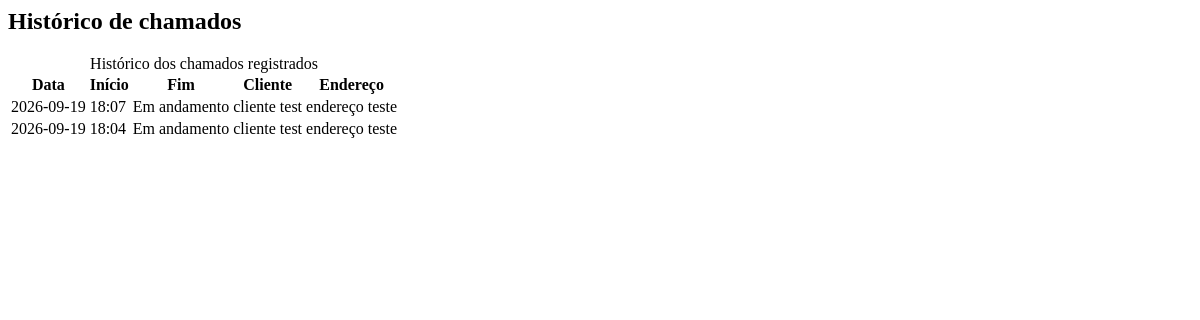
The page /tickets/all on the database as committed earlier.
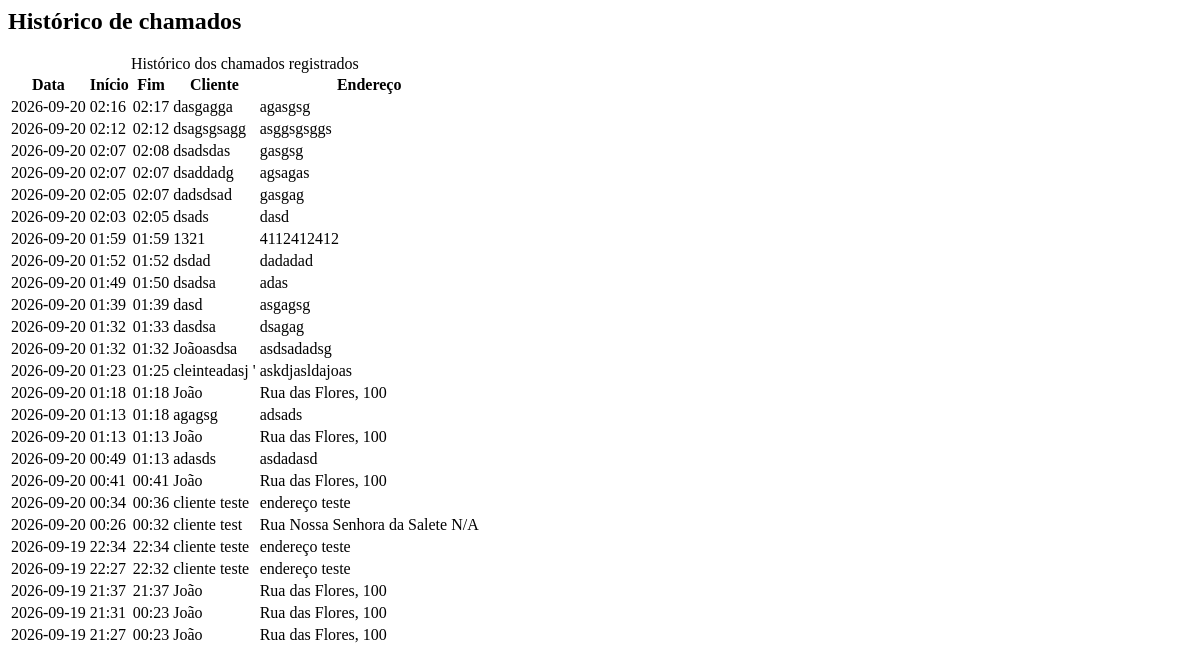
The same page on the database as committed later.
### tables this page shows
CREATE TABLE tickets (
        id INTEGER PRIMARY KEY AUTOINCREMENT,

        service_date DATE NOT NULL,
        start_time TIME NOT NULL,
        end_time TIME,

        address TEXT NOT NULL,
        client TEXT NOT NULL,

        created_at TIMESTAMP DEFAULT CURRENT_TIMESTAMP,
        updated_at TIMESTAMP
    );

### routers/tickets_router.py (the view)
@r.get("/all")
def list_tickets(request: Request):
    tickets = service.find_all()
    return templates.TemplateResponse(request, "tickets/list.html", {"tickets": tickets})

### templates/tickets/list.html
<section aria-labelledby="tickets-list-title">
  <header class="d-flex justify-content-between align-items-center mb-3">
    <h2 id="tickets-list-title" class="h4 mb-0">Histórico de chamados</h2>
  </header>
  <div class="table-responsive">
    <table class="table table-striped table-hover align-middle">
      <caption class="visually-hidden">
        Histórico dos chamados registrados
      </caption>
      <thead class="table-dark">
        <tr>
          <th scope="col">Data</th>
          <th scope="col">Início</th>
          <th scope="col">Fim</th>
          <th scope="col">Cliente</th>
          <th scope="col">Endereço</th>
        </tr>
      </thead>
      <tbody>
        {% for ticket in tickets %}
        <tr>
          <td>
            <time datetime="{{ ticket.service_date }}">
              {{ ticket.service_date }}
            </time>
          </td>
          <td>
            <time> {{ ticket.start_time }} </time>
          </td>
          <td>
            {% if ticket.end_time %}
            <time> {{ ticket.end_time }} </time>
            {% else %}
            <span class="badge bg-primary"> Em andamento </span>
            {% endif %}
          </td>
          <td>{{ ticket.client }}</td>
          <td>{{ ticket.address }}</td>
        </tr>
        {% else %}
        <tr>
          <td colspan="5" class="text-center text-body-secondary py-4">
            Nenhum chamado registrado.
          </td>
        </tr>
        {% endfor %}
      </tbody>
    </table>
  </div>
</section>

Rows that differ between the two databases and show on the page:
added tickets: service_date "2026-09-20", start_time "02:16", end_time "02:17", client "dasgagga", address "agasgsg"
added tickets: service_date "2026-09-20", start_time "02:12", end_time "02:12", client "dsagsgsagg", address "asggsgsggs"
added tickets: service_date "2026-09-20", start_time "02:07", end_time "02:08", client "dsadsdas", address "gasgsg"
added tickets: service_date "2026-09-20", start_time "02:07", end_time "02:07", client "dsaddadg", address "agsagas"
added tickets: service_date "2026-09-20", start_time "02:05", end_time "02:07", client "dadsdsad", address "gasgag"
added tickets: service_date "2026-09-20", start_time "02:03", end_time "02:05", client "dsads", address "dasd"
added tickets: service_date "2026-09-20", start_time "01:59", end_time "01:59", client "1321", address "4112412412"
added tickets: service_date "2026-09-20", start_time "01:52", end_time "01:52", client "dsdad", address "dadadad"
added tickets: service_date "2026-09-20", start_time "01:49", end_time "01:50", client "dsadsa", address "adas"
added tickets: service_date "2026-09-20", start_time "01:39", end_time "01:39", client "dasd", address "asgagsg"
added tickets: service_date "2026-09-20", start_time "01:32", end_time "01:33", client "dasdsa", address "dsagag"
added tickets: service_date "2026-09-20", start_time "01:32", end_time "01:32", client "Joãoasdsa", address "asdsadadsg"
added tickets: service_date "2026-09-20", start_time "01:23", end_time "01:25", client "cleinteadasj '", address "askdjasldajoas"
added tickets: service_date "2026-09-20", start_time "01:18", end_time "01:18", client "João", address "Rua das Flores, 100"
added tickets: service_date "2026-09-20", start_time "01:13", end_time "01:18", client "agagsg", address "adsads"
added tickets: service_date "2026-09-20", start_time "01:13", end_time "01:13", client "João", address "Rua das Flores, 100"
added tickets: service_date "2026-09-20", start_time "00:49", end_time "01:13", client "adasds", address "asdadasd"
added tickets: service_date "2026-09-20", start_time "00:41", end_time "00:41", client "João", address "Rua das Flores, 100"
added tickets: service_date "2026-09-20", start_time "00:34", end_time "00:36", client "cliente teste", address "endereço teste"
added tickets: service_date "2026-09-20", start_time "00:26", end_time "00:32", client "cliente test", address "Rua Nossa Senhora da Salete N/A"
added tickets: service_date "2026-09-19", start_time "22:34", end_time "22:34", client "cliente teste", address "endereço teste"
added tickets: service_date "2026-09-19", start_time "22:27", end_time "22:32", client "cliente teste", address "endereço teste"
added tickets: service_date "2026-09-19", start_time "21:37", end_time "21:37", client "João", address "Rua das Flores, 100"
changed tickets (number 24 of 25 on the later page): start_time "18:07" → "21:31"; end_time (not shown) → "00:23"; client "cliente test" → "João"; address "endereço teste" → "Rua das Flores, 100"; no longer shows "Em andamento"
changed tickets (number 25 of 25 on the later page): start_time "18:04" → "21:27"; end_time (not shown) → "00:23"; client "cliente test" → "João"; address "endereço teste" → "Rua das Flores, 100"; no longer shows "Em andamento"
